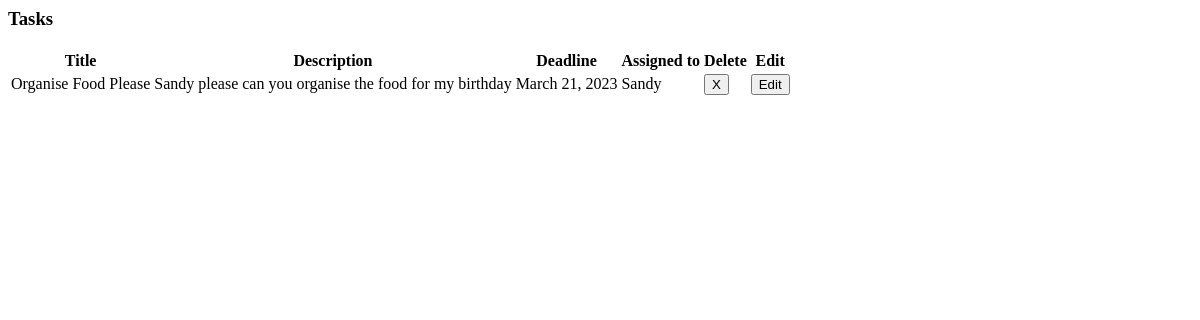
/events/6/tasks (signed in), run on an earlier commit of the app's database.
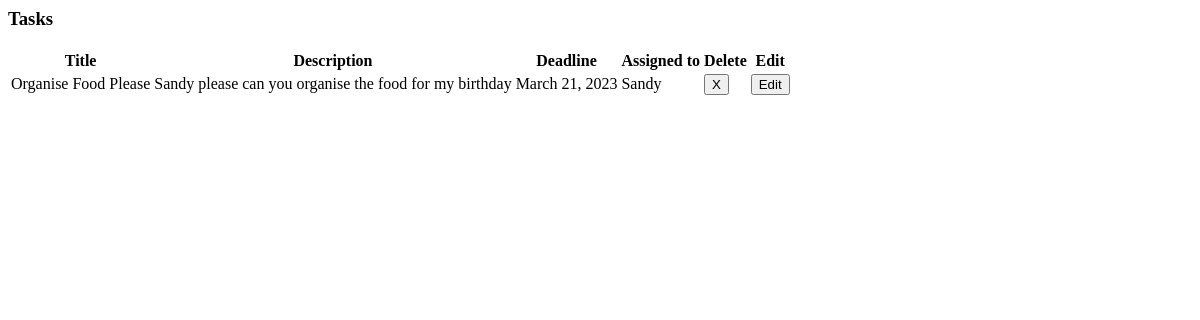
And on a later commit of the database.
### events/models.py (models this page shows, shortened)
class Task(models.Model):
 title = models.CharField(blank=False, max_length = 128)
 description = models.TextField(blank=False)
 complete = models.BooleanField(default=False)
 event = models.ForeignKey(Event, on_delete=models.CASCADE, null=True, blank=False)
 deadline = models.DateField(blank=False, validators=[MinValueValidator(limit_value=date.today)])
 person = models.ForeignKey(Person, blank=False, on_delete=models.CASCADE, null=True)

class Person(models.Model):
 name = models.CharField(blank=False, max_length = 128)

### events/views.py (the view)
# urls.py: path('<int:nid>/tasks', views.TaskListView.as_view(), name='task_list'),
class TaskListView(LoginRequiredMixin, ListView):
 model = Task
 template_name = 'events/task_list.html'
 context_object_name = 'task_list'
 def get_queryset(self):
  return Task.objects.filter(event__id=self.kwargs['nid'])

### events/templates/events/task_list.html (shortened to what this page needs)
{% block content %}
{% load static %}
<h3>Tasks</h3>
<table id="taskTable" class="table">
    <tr>
        <th>Title</th>
        <th>Description</th>
        <th>Deadline</th>
        <th>Assigned to</th>
        <th>Delete</th>
        <th>Edit</th>
    </tr>
{% for task in task_list %}
{% if task.complete %}
        <tr class="task_prompt complete" id="task-{{task.id}}" onClick='togglecomplete({{ task.id }})'>
            <td class="taskTitle taskData" name="title">{{task.title}}</td>
            <td class="taskDescription taskData" name="description">{{task.description}}</td>
            <td class="taskDeadline taskData" name="deadline">{{task.deadline}}</td>
            <td class="taskPerson taskData" name="person">{{task.person.name}}</td>
            <td><button class="task_button" onClick='event.stopPropagation();delete_t({{ task.id }});' type='button'>X</button></td>
            <td><button class="task_edit_button" onClick='editTask({{ task.id }}, {{ nid }});' data-toggle="modal" data-target="#myModal" type='button'>Edit</button></td>
        </tr>
{% else %}
        <tr class="task_prompt incomplete" id="task-{{task.id}}" onClick='togglecomplete({{ task.id }})'>
            <td class="taskTitle taskData" name="title">{{task.title}}</td>
            <td class="taskDescription taskData" name="description">{{task.description}}</td>
            <td class="taskDeadline taskData" name="deadline">{{task.deadline}}</td>
            <td class="taskPerson taskData" name="person">{{task.person.name}}</td>
            <td><button class="task_button" onClick='event.stopPropagation();delete_t({{ task.id }});' type='button'>X</button></td>
            <td><button class="task_edit_button" onClick='editTask({{ task.id }}, {{ nid }});' data-toggle="modal" data-target="#myModal" type='button'>Edit</button></td>
        </tr>
{% endif %}
{% endfor %}
{% endblock %}
</table>

What changed in the data, as far as the page shows it:
changed Task "Organise Food Please": complete False → True (drawn)
